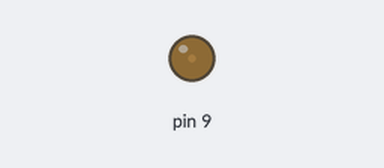
Simulated run of this sketch. Board: Arduino Uno, built with avr-gcc and run on an emulated ATmega328P. On the bench: output pins drawn as LEDs (lit = HIGH). What the sketch prints to the serial monitor is not drawn.

Above: at 0.05 s.
At 0.3 s:
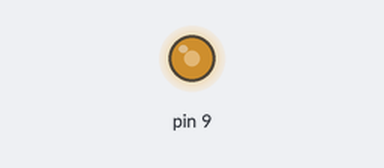
At 0.45 s:
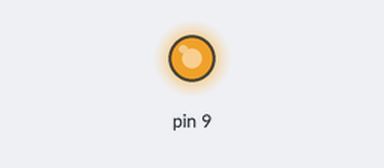
At 0.9 s:
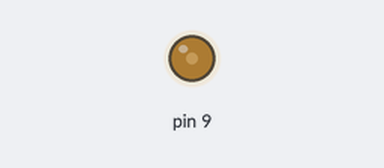
Timing chart, 0 to 3.0 s (numbered marks = the images above):
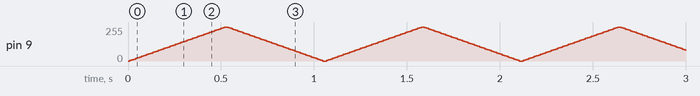

The sketch:

test1_Breathing_light.ino
```cpp
int brightLevel;
void setup() {
  // put your setup code here, to run once:
Serial.begin(9600);
pinMode(9,OUTPUT);
}

void loop() {
  // put your main code here, to run repeatedly:
for(brightLevel=0;brightLevel<=255;brightLevel+=5){
  analogWrite(9,brightLevel);
  Serial.println(brightLevel);
  delay(10);
}
for(brightLevel=255;brightLevel>=0;brightLevel-=5){
  analogWrite(9,brightLevel);
  Serial.println(brightLevel);
  delay(10);
}
}
```
